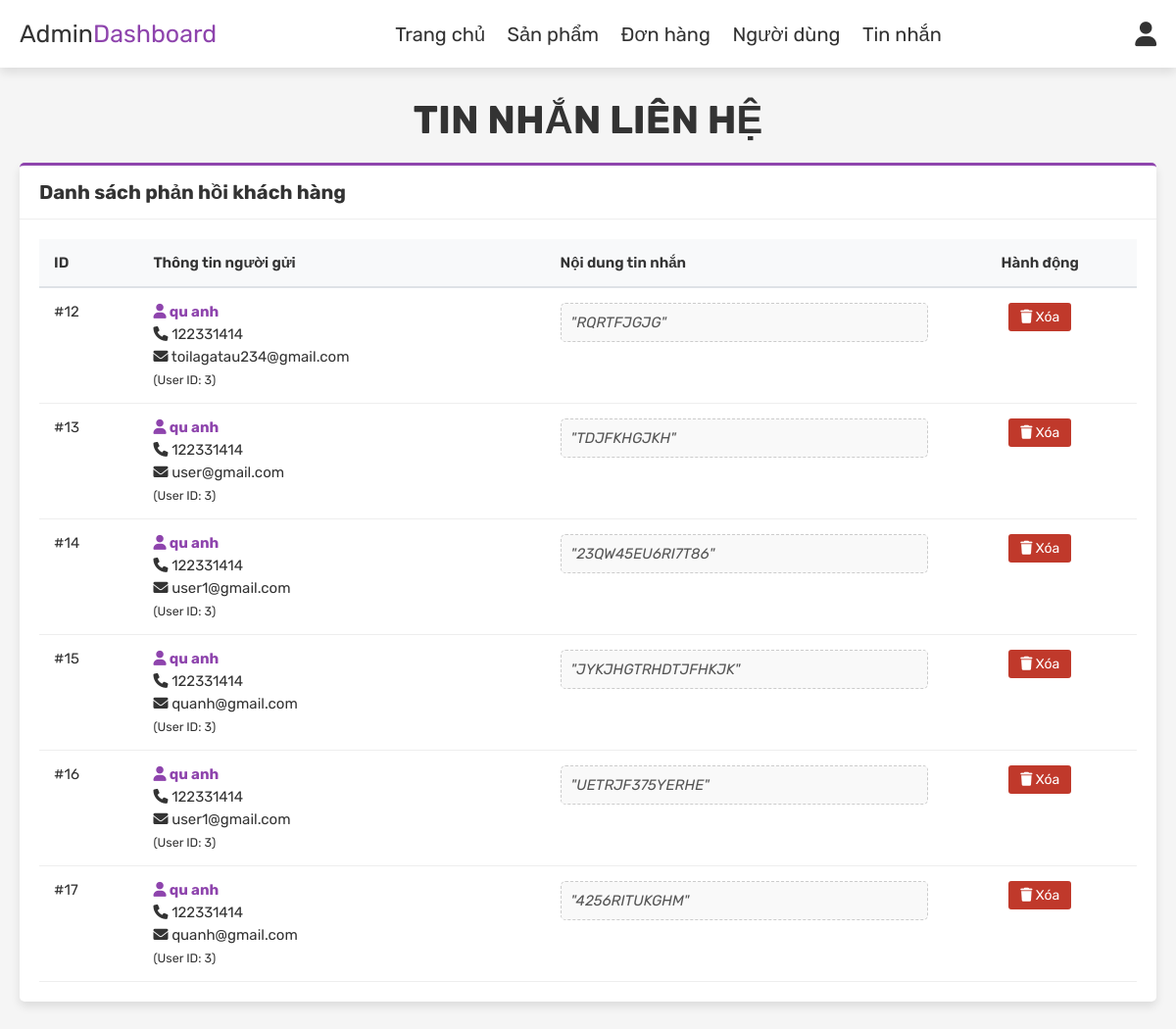
The page /admin_contacts.php (signed in) on the database as committed earlier.
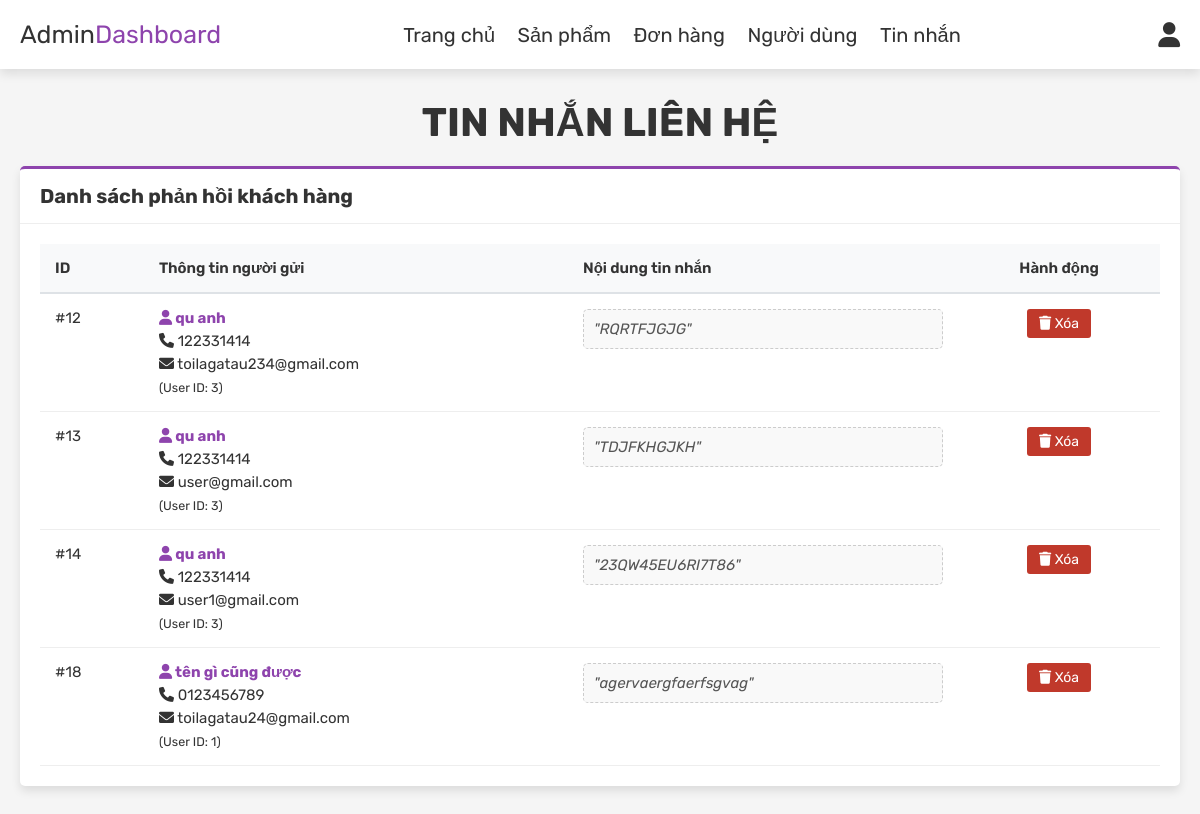
The same page on the database as committed later.
### tables this page shows
CREATE TABLE `message` (
  `id` int(100) NOT NULL,
  `user_id` int(100) NOT NULL,
  `name` varchar(100) NOT NULL,
  `email` varchar(100) NOT NULL,
  `number` varchar(12) NOT NULL,
  `message` varchar(500) NOT NULL
);

### includes/db.php (called while the page is built, shortened)
<?php
class Database
{
    private $host = DB_HOST;
    private $user = DB_USER;
    private $pass = DB_PASS;
    private $dbname = DB_NAME;
    private $dbh;
    private $stmt;
    public function __construct()
    {
        $dsn = 'mysql:host=' . $this->host . ';port=' . DB_PORT . ';dbname=' . $this->dbname . ';charset=utf8';
        $options = array(
            PDO::ATTR_PERSISTENT => true,
            PDO::ATTR_ERRMODE => PDO::ERRMODE_EXCEPTION,
            PDO::ATTR_DEFAULT_FETCH_MODE => PDO::FETCH_ASSOC
        );
        try {
            $this->dbh = new PDO($dsn, $this->user, $this->pass, $options);
        } catch (PDOException $e) {
            $this->error = $e->getMessage();
            echo $this->error;
        }
    }
    public function query($sql)
    {
        $this->stmt = $this->dbh->prepare($sql);
    }
    public function execute()
    {
        return $this->stmt->execute();
    }
    public function resultSet()
    {
        $this->execute();
        return $this->stmt->fetchAll();
    }
}

### admin_contacts.php (the view, shortened to what this page needs)
<?php
include 'includes/db.php';
$db = new Database();
?>
<!DOCTYPE html>
<html lang="en">
<head>
   <link rel="stylesheet" href="https://cdnjs.cloudflare.com/ajax/libs/font-awesome/6.0.0/css/all.min.css">
   <link rel="stylesheet" href="styles/admin.css">
   <link rel="stylesheet" href="styles/admin/contacts.css">
   <link rel="stylesheet" href="styles/pagination.css">
</head>
<body>
<?php include 'admin_header.php'; ?>
<section class="messages">
   <h1 class="title"> TIN NHẮN LIÊN HỆ </h1>
   <div class="admin-card">
      <div class="card-header">
         <h3>Danh sách phản hồi khách hàng</h3>
      </div>
      <div class="card-body">
         <table class="custom-table">
            <thead>
               <tr>
                  <th>ID</th>
                  <th>Thông tin người gửi</th>
                  <th>Nội dung tin nhắn</th>
                  <th style="text-align: center;">Hành động</th>
               </tr>
            </thead>
            <tbody>
               <?php
                  $limit = 8;
                  $current_page = isset($_GET['page']) ? (int)$_GET['page'] : 1;
                  $offset = ($current_page - 1) * $limit;
                  $db->query("SELECT COUNT(*) as total FROM `message`");
                  $db->query("SELECT * FROM `message` LIMIT $offset, $limit");
                  $select_message = $db->resultSet();
                  if(count($select_message) > 0){
                     foreach($select_message as $fetch_message){
               ?>
               <tr>
                  <td>#<?php echo $fetch_message['id']; ?></td>
                  <td class="info-group">
                     <span style="font-weight:bold; color:var(--purple);">
                        <i class="fas fa-user"></i> <?php echo htmlspecialchars($fetch_message['name']); ?>
                     </span>
                     <span><i class="fas fa-phone"></i> <?php echo $fetch_message['number']; ?></span>
                     <span><i class="fas fa-envelope"></i> <?php echo $fetch_message['email']; ?></span>
                     <?php if(isset($fetch_message['user_id'])): ?>
                        <small>(User ID: <?php echo $fetch_message['user_id']; ?>)</small>
                     <?php endif; ?>
                  </td>
                  <td>
                     <div class="message-content">
                        "<?php echo htmlspecialchars($fetch_message['message']); ?>"
                     </div>
                  </td>
                  <td style="text-align: center;">
                     <a href="admin_contacts.php?delete=<?php echo $fetch_message['id']; ?>" onclick="return confirm('Xóa tin nhắn này?');" class="btn-delete">
                        <i class="fas fa-trash"></i> Xóa
                     </a>
                  </td>
               </tr>
               <?php
                     }
                  } else {
                     echo '<tr><td colspan="4" style="text-align:center; padding:2rem;">Không có tin nhắn nào!</td></tr>';
                  }
               ?>
            </tbody>
         </table>
      </div>
   </div>
</section>
</body>
</html>

### admin_header.php (shortened to what this page needs)
<header class="header">
   <div class="flex">
      <a href="admin_page.php" class="logo">Admin<span>Dashboard</span></a>
      <nav class="navbar">
         <a href="admin_page.php">Trang chủ</a>
         <a href="admin_products.php">Sản phẩm</a>
         <a href="admin_orders.php">Đơn hàng</a>
         <a href="admin_users.php">Người dùng</a>
         <a href="admin_contacts.php">Tin nhắn</a>
      </nav>
      <div class="icons">
         <div id="user-btn" class="fas fa-user"></div>
      </div>
   </div>
</header>

### styles/admin.css (style rules this page uses)
:root { --purple: #8e44ad; --red: #c0392b; --orange: #f39c12; --black: #333; --white: #fff; --light-color: #666; --light-white: #ccc; --light-bg: #f5f5f5; --border: .1rem solid var(--black); --box-shadow: 0 .5rem 1rem rgba(0, 0, 0, .1); }
* { font-family: 'Rubik', sans-serif; margin: 0; padding: 0; box-sizing: border-box; outline: none; border: none; text-decoration: none; transition: all .2s linear; }
html { font-size: 62.5%; overflow-x: hidden; }
body { background-color: var(--light-bg); }
section { padding: 3rem 2rem; }
.title { text-align: center; margin-bottom: 2rem; text-transform: uppercase; color: var(--black); font-size: 4rem; }
.header { position: sticky; top: 0; left: 0; right: 0; z-index: 1000; background-color: var(--white); box-shadow: var(--box-shadow); }
.header .flex { display: flex; align-items: center; padding: 2rem; justify-content: space-between; position: relative; max-width: 1200px; margin: 0 auto; }
.header .flex .logo { font-size: 2.5rem; color: var(--black); }
.header .flex .logo span { color: var(--purple); }
.header .flex .navbar a { margin: 0 1rem; font-size: 2rem; color: var(--black); }
.header .flex .icons div { margin-left: 1.5rem; font-size: 2.5rem; cursor: pointer; color: var(--black); }

### styles/admin/contacts.css (style rules this page uses)
.admin-card { background: var(--white); border-radius: .5rem; box-shadow: var(--box-shadow); margin: 2rem auto; border-top: 3px solid var(--purple); overflow: hidden; max-width: 1200px; }
.card-header { padding: 1.5rem 2rem; border-bottom: 1px solid #eee; display: flex; justify-content: space-between; align-items: center; }
.card-header h3 { font-size: 2rem; color: var(--black); }
.card-body { padding: 2rem; overflow-x: auto; }
.custom-table { width: 100%; border-collapse: collapse; font-size: 1.5rem; color: var(--black); min-width: 900px; }
.custom-table thead th { background-color: #f8f9fa; padding: 1.5rem; text-align: left; border-bottom: 2px solid #dee2e6; font-weight: 600; white-space: nowrap; }
.custom-table tbody td { padding: 1.5rem; border-bottom: 1px solid #eee; vertical-align: top; }
.info-group span { display: block; margin-bottom: 0.5rem; }
.message-content { background: #f9f9f9; padding: 1rem; border-radius: .5rem; border: 1px dashed #ccc; font-style: italic; color: #555; max-width: 400px; }
.btn-delete { padding: 0.6rem 1.2rem; border-radius: 0.3rem; color: #fff; background-color: var(--red); font-size: 1.4rem; text-decoration: none; display: inline-block; transition: 0.2s; }

Rows that differ between the two databases and show on the page:
removed message: id "15", name "qu anh", number "122331414", email "quanh@gmail.com", user "3", message "JYKJHGTRHDTJFHKJK"
removed message: id "16", name "qu anh", number "122331414", email "user1@gmail.com", user "3", message "UETRJF375YERHE"
removed message: id "17", name "qu anh", number "122331414", email "quanh@gmail.com", user "3", message "4256RITUKGHM"
added message: id "18", name "tên gì cũng được", number "0123456789", email "toilagatau24@gmail.com", user "1", message "agervaergfaerfsgvag"
